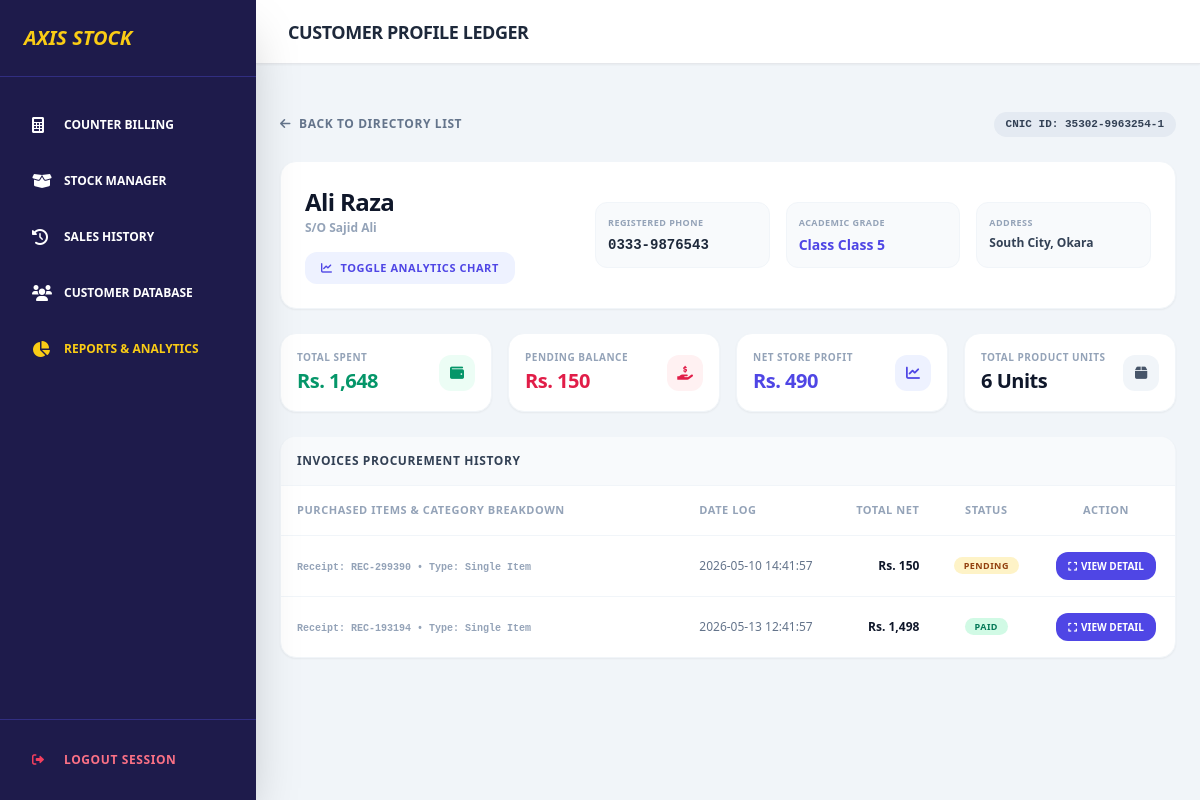
/customers/profile/35302-9963254-1 (signed in), run on the app's committed database.
### tables this page shows
CREATE TABLE sales (
            id INTEGER PRIMARY KEY AUTOINCREMENT,
            receipt_number TEXT NOT NULL UNIQUE,
            student_name TEXT NOT NULL,
            father_name TEXT NOT NULL,
            cnic TEXT,
            student_class TEXT NOT NULL,
            phone_no TEXT NOT NULL,
            address TEXT,
            sale_type TEXT NOT NULL,
            total_amount REAL NOT NULL,
            cash_paid REAL DEFAULT 0.0,
            profit REAL DEFAULT 0.0,
            payment_status TEXT DEFAULT 'Paid',
            timestamp DATETIME DEFAULT CURRENT_TIMESTAMP
        );

### main.py (the view)
@app.get("/customers/profile/{cnic_id}")
async def view_customer_detailed_profile(request: Request, cnic_id: str):
    if not is_logged_in(request): return RedirectResponse(url="/login", status_code=303)
    conn = get_db()
    profile = conn.execute("SELECT * FROM sales WHERE cnic = ? LIMIT 1", (cnic_id,)).fetchone()
    if not profile:
        conn.close()
        raise HTTPException(status_code=404, detail="Customer Data Not Found")
    history = conn.execute("SELECT * FROM sales WHERE cnic = ? ORDER BY id DESC", (cnic_id,)).fetchall()
    sale_ids = [row['id'] for row in history]
    items_map = {}
    total_items_count = 0
    if sale_ids:
        placeholders = ",".join("?" for _ in sale_ids)
        items_data = conn.execute(f"""
            SELECT si.sale_id, si.qty, si.price, si.sku, p.name as product_name, p.category
            FROM sale_items si LEFT JOIN products p ON si.product_id = p.id
            WHERE si.sale_id IN ({placeholders})
        """, sale_ids).fetchall()
        for item in items_data:
            s_id = item['sale_id']
            if s_id not in items_map: items_map[s_id] = []
            items_map[s_id].append(item)
            total_items_count += item['qty']
    total_pending = sum((row['total_amount'] - (row['cash_paid'] or 0)) for row in history if row['payment_status'] != 'Paid')
    stats_block = {
        "total_orders": len(history), "total_spent": sum(row['total_amount'] for row in history),
        "total_pending": total_pending, "total_profit": sum(row['profit'] for row in history if row['profit']),
        "total_items": total_items_count
    }
    conn.close()
    total_pending = sum((row['total_amount'] - (row['cash_paid'] or 0)) for row in history if row['payment_status'] != 'Paid')
    stats_block = {
        "total_orders": len(history), "total_spent": sum(row['total_amount'] for row in history),
        "total_pending": total_pending, "total_profit": sum(row['profit'] for row in history if row['profit']),
        "total_items": total_items_count
    }
    conn.close()
    return templates.TemplateResponse(request, "customer_profile.html", {"profile": profile, "history": history, "items_map": items_map, "stats": stats_block})

### templates/customer_profile.html (shortened to what this page needs)
{% extends "index.html" %}
{% block header_title %}Customer Profile Ledger{% endblock %}
{% block page_content %}
<div class="space-y-6 text-slate-900 relative">
    <div class="flex justify-between items-center">
        <a href="/customers" class="text-xs font-black text-slate-500 hover:text-indigo-600 uppercase tracking-wider flex items-center gap-2 transition">
            <i class="fas fa-arrow-left"></i> Back to Directory List
        </a>
        <span class="text-[11px] font-black bg-slate-200/80 text-slate-700 px-3 py-1 rounded-full uppercase font-mono">CNIC ID: {{ profile.cnic }}</span>
    </div>
    <div class="bg-white p-6 rounded-2xl shadow-sm border border-slate-100 grid grid-cols-1 md:grid-cols-3 gap-6">
        <div class="md:col-span-1 flex flex-col justify-center">
            <h3 class="text-2xl font-black text-slate-900 tracking-tight">{{ profile.student_name }}</h3>
            <span class="text-xs text-slate-400 font-bold mt-0.5">S/O {{ profile.father_name }}</span>
            <div class="mt-4">
                <button onclick="toggleGraphView()" class="inline-flex items-center gap-2 px-4 py-2 bg-indigo-50 hover:bg-indigo-100 text-indigo-600 rounded-xl transition font-black text-[11px] uppercase tracking-wider">
                    <i class="fas fa-chart-line"></i> Toggle Analytics Chart
                </button>
            </div>
        </div>
        <div class="md:col-span-2 grid grid-cols-1 sm:grid-cols-3 gap-4 text-xs font-bold self-center">
            <div class="bg-slate-50 p-3 rounded-xl border border-slate-100">
                <span class="text-slate-400 block uppercase tracking-wider text-[9px] font-black">Registered Phone</span>
                <span class="text-slate-800 font-mono text-sm block mt-1">{{ profile.phone_no }}</span>
            </div>
            <div class="bg-slate-50 p-3 rounded-xl border border-slate-100">
                <span class="text-slate-400 block uppercase tracking-wider text-[9px] font-black">Academic Grade</span>
                <span class="text-indigo-600 text-sm block font-black mt-1">Class {{ profile.student_class }}</span>
            </div>
            <div class="bg-slate-50 p-3 rounded-xl border border-slate-100">
                <span class="text-slate-400 block uppercase tracking-wider text-[9px] font-black">Address</span>
                <span class="text-slate-700 truncate block mt-1" title="{{ profile.address if profile.address else 'N/A' }}">{{ profile.address if profile.address else "N/A" }}</span>
            </div>
        </div>
    </div>
    <div class="grid grid-cols-1 sm:grid-cols-4 gap-4">
        <div class="bg-white p-4 rounded-2xl shadow-sm border border-slate-100 flex items-center justify-between">
            <div>
                <span class="block text-[10px] font-black uppercase text-slate-400 tracking-wider">Total Spent</span>
                <span class="text-xl font-black tracking-tight text-emerald-600 mt-0.5 block">Rs. {{ "{:,.0f}".format(stats.total_spent) }}</span>
            </div>
            <div class="w-9 h-9 rounded-xl bg-emerald-50 text-emerald-600 flex items-center justify-center text-sm"><i class="fas fa-wallet"></i></div>
        </div>
        <div class="bg-white p-4 rounded-2xl shadow-sm border border-slate-100 flex items-center justify-between">
            <div>
                <span class="block text-[10px] font-black uppercase text-slate-400 tracking-wider">Pending Balance</span>
                <span class="text-xl font-black tracking-tight {% if stats.total_pending > 0 %}text-rose-600{% else %}text-slate-400{% endif %} mt-0.5 block">Rs. {{ "{:,.0f}".format(stats.total_pending) }}</span>
            </div>
            <div class="w-9 h-9 rounded-xl bg-rose-50 text-rose-600 flex items-center justify-center text-sm"><i class="fas fa-hand-holding-usd"></i></div>
        </div>
        <div class="bg-white p-4 rounded-2xl shadow-sm border border-slate-100 flex items-center justify-between">
            <div>
                <span class="block text-[10px] font-black uppercase text-slate-400 tracking-wider">Net Store Profit</span>
                <span class="text-xl font-black tracking-tight text-indigo-600 mt-0.5 block">Rs. {{ "{:,.0f}".format(stats.total_profit) }}</span>
            </div>
            <div class="w-9 h-9 rounded-xl bg-indigo-50 text-indigo-600 flex items-center justify-center text-sm"><i class="fas fa-chart-line"></i></div>
        </div>
        <div class="bg-white p-4 rounded-2xl shadow-sm border border-slate-100 flex items-center justify-between">
            <div>
                <span class="block text-[10px] font-black uppercase text-slate-400 tracking-wider">Total Product Units</span>
                <span class="text-xl font-black tracking-tight text-slate-900 mt-0.5 block">{{ stats.total_items }} Units</span>
            </div>
            <div class="w-9 h-9 rounded-xl bg-slate-100 text-slate-600 flex items-center justify-center text-sm"><i class="fas fa-box"></i></div>
        </div>
    </div>
    <div class="bg-white rounded-2xl shadow-sm overflow-hidden border border-slate-100">
        <div class="p-4 bg-slate-50 border-b border-slate-100">
            <h4 class="text-xs font-black text-slate-700 uppercase tracking-wider">Invoices Procurement History</h4>
        </div>
        <div class="overflow-x-auto">
            <table class="w-full text-left border-collapse">
                <thead>
                    <tr class="bg-white border-b border-slate-100 text-slate-400 text-[11px] font-black uppercase tracking-wider">
                        <th class="p-4 w-[45%]">Purchased Items & Category Breakdown</th>
                        <th class="p-4">Date Log</th>
                        <th class="p-4 text-right">Total Net</th>
                        <th class="p-4 text-center">Status</th>
                        <th class="p-4 text-center">Action</th>
                    </tr>
                </thead>
                <tbody class="divide-y divide-slate-100 font-bold text-xs text-slate-600">
                    {% for row in history %}
                    <tr class="hover:bg-slate-50/40 transition-colors">
                        <td class="p-4">
                            <div class="flex flex-col space-y-1">
                                <span class="text-[10px] text-slate-400 font-mono">Receipt: {{ row.receipt_number }} &bull; Type: {{ row.sale_type }}</span>
                            </div>
                        </td>
                        <td class="p-4 text-slate-500 font-medium">{{ row.timestamp }}</td>
                        <td class="p-4 text-right text-slate-900 font-black">Rs. {{ "{:,.0f}".format(row.total_amount) }}</td>
                        <td class="p-4 text-center">
                            <span class="px-2.5 py-0.5 rounded-full text-[9px] font-black uppercase tracking-wider {% if row.payment_status == 'Paid' %}bg-emerald-100 text-emerald-700{% else %}bg-amber-100 text-amber-800{% endif %}">
                                {{ row.payment_status }}
                            </span>
                        </td>
                        <td class="p-4 text-center">
                            <button onclick='openInvoiceModal({{ row | tojson }}, {{ row.id }})' class="inline-flex items-center gap-1 px-3 py-1.5 bg-indigo-600 hover:bg-indigo-700 text-white rounded-xl transition-all font-black uppercase text-[10px]">
                                <i class="fas fa-expand"></i> View Detail
                            </button>
                        </td>
                    </tr>
                    {% else %}
                    <tr>
                        <td colspan="5" class="p-8 text-center text-slate-400 font-medium italic">No ledger transaction context detected.</td>
                    </tr>
                    {% endfor %}
                </tbody>
            </table>
        </div>
    </div>
</div>
{% endblock %}

### data on the page
sales: cnic "35302-9963254-1", student_name "Ali Raza", father_name "Sajid Ali", phone_no "0333-9876543", student_class "Class 5", address "South City, Okara", receipt_number "REC-193194", sale_type "Single Item", timestamp "2026-05-13 12:41:57", total_amount "1,498", payment_status "PAID"
sales: receipt_number "REC-299390", sale_type "Single Item", timestamp "2026-05-10 14:41:57", total_amount "150", payment_status "PENDING"

### other printed values
{{ "{:,.0f}".format(stats.total_spent) }} "1,648"
{{ "{:,.0f}".format(stats.total_pending) }} "150"
{{ "{:,.0f}".format(stats.total_profit) }} "490"
{{ stats.total_items }} "6"
